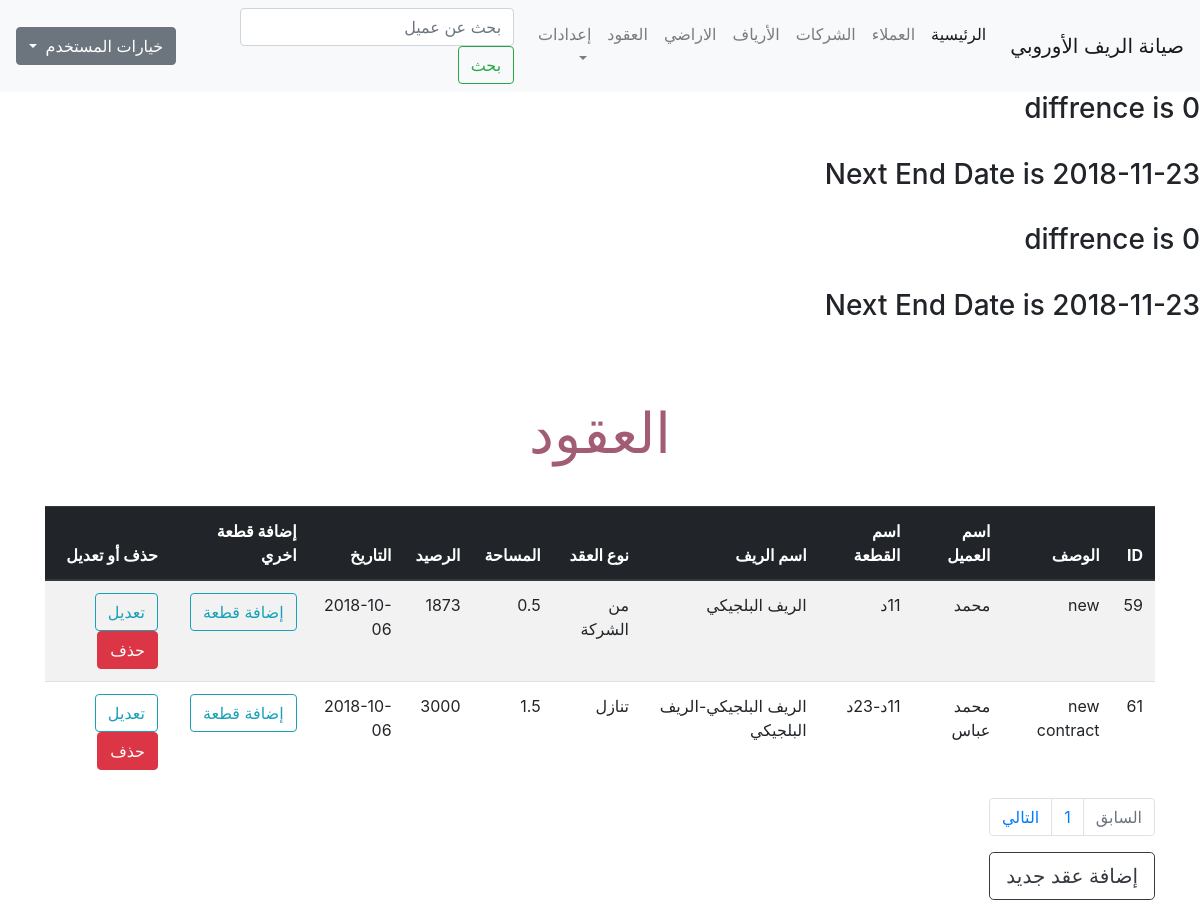
Before: /contracts.php (signed in) with the older database file.
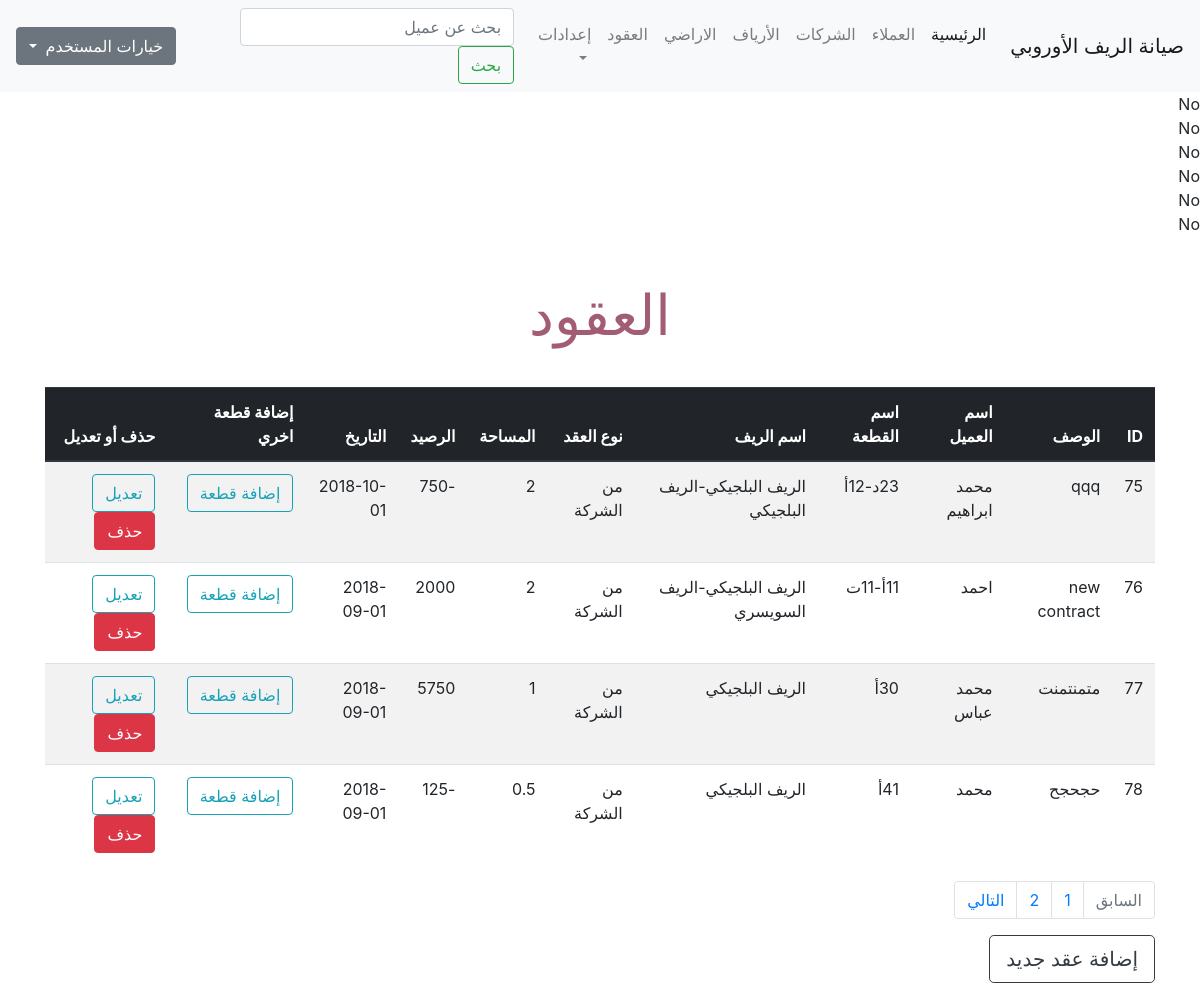
After: the same page with the newer database file.
### tables this page shows
CREATE TABLE `maint` (
  `maint_id` int(11) NOT NULL,
  `contract_id` int(11) NOT NULL,
  `balance` int(255) NOT NULL,
  `start_date` date NOT NULL,
  `end_date` date NOT NULL,
  `billed_to_date` date NOT NULL,
  `maint_fee` int(11) NOT NULL DEFAULT '750'
);

CREATE TABLE `contracts` (
  `contract_id` int(11) NOT NULL,
  `description` text NOT NULL,
  `client_id` int(11) NOT NULL,
  `contract_kind` int(11) NOT NULL DEFAULT '0',
  `total_space` double DEFAULT NULL,
  `contract_date` date NOT NULL
);

CREATE TABLE `clients` (
  `client_id` int(11) NOT NULL,
  `client_name` varchar(200) NOT NULL,
  `phone` varchar(20) NOT NULL,
  `email` varchar(200) NOT NULL,
  `address` varchar(255) NOT NULL
);

### contracts.php (the view, shortened to what this page needs)
<?php
if (isset($_SESSION['username'])) {
    include 'init.php';
    echo '<div class="container">';
    if (isset($_GET['action'])) {
        $action = $_GET['action'];
    } else {
        $action = "Manage";
    }
        if ($action == 'Manage') {
        $limit = 4;
        $stmt = $db->prepare("SELECT * FROM contracts");
        $stmt->execute();
        $total_result = $stmt->rowCount();
        $total_pages = ceil($total_result/$limit);
        if(!isset($_GET['page'])) {
            $page = 1;
        } else {
            $page = $_GET['page'];
        }
        $starting_limit = ($page-1)*$limit;
        $show = "SELECT * FROM contracts  ORDER BY contract_id ASC LIMIT $starting_limit, $limit";
        $rows = $db->prepare($show);
        $rows->execute();
        echo '<h1 class="page-title text-center"> العقود </h1>';
        ?>
        <table class="table table-striped table-hover ">
            <thead class="thead-dark">
                <tr>
                    <th>
                        ID
                    </th>
                    <th>
                        الوصف
                    </th>
                    <th>
                        اسم العميل
                    </th>
                    <th>
                        اسم القطعة
                    </th>
                    <th>
                        اسم الريف
                    </th>
                    <th>
                        نوع العقد
                    </th>
                    <th>
                        المساحة
                    </th>
                    <th>
                        الرصيد
                    </th>
                    <th>
                        التاريخ
                    </th>
                    <th>
                        إضافة قطعة اخري
                    </th>
                    <th>
                        حذف أو تعديل
                    </th>
                </tr>
            </thead>
            <tbody>
                <?php
                    foreach($rows as $row) {
                        $stmt = $db->prepare('SELECT * FROM clients WHERE client_id = ? LIMIT 1');
                        $stmt->execute(array($row['client_id']));
                        $client = $stmt->fetch();
                        $contract_kind ='';
                        if ($row['contract_kind'] == '0') {
                            $contract_kind  = 'من الشركة';
                        } elseif ($row['contract_kind'] == '1') {
                            $contract_kind  = 'تنازل';
                        }
                        $conUnits = [];
                        $reefs = [];
                        $stmtUnits = $db->prepare('SELECT unit_id FROM contract_units WHERE contract_id = ?');
                        $stmtUnits->execute(array($row['contract_id']));
                        $units = $stmtUnits->fetchAll();
                            foreach($units as $unit) {
                                $stmt = $db->prepare('SELECT unit_name, reef_id FROM units WHERE unit_id = ?');
                                $stmt->execute(array($unit['unit_id']));
                                $unit_name = $stmt->fetch();
                                $stmtR = $db->prepare('SELECT reef_name FROM reefs WHERE reef_id = ?');
                                $stmtR->execute(array($unit_name['reef_id']));
                                $reef_name = $stmtR->fetch();
                                array_push($conUnits,$unit_name['unit_name']);
                                array_push($reefs,$reef_name['reef_name']);
                            }
                        $unit_names = implode('-', $conUnits);
                        $reef_names = implode('-', $reefs);
                        $stmt = $db->prepare('SELECT unit_space FROM contract_units WHERE contract_id = ?');
                        $stmt->execute(array($row['contract_id']));
                        $unit_spaces = $stmt->fetchAll();
                        $total_space = 0.0;
                        foreach($unit_spaces as $space) {
                            $total_space += $space['unit_space'];
                        }
                        $stmt = $db->prepare('SELECT balance FROM maint WHERE contract_id = ?');
                                          $stmt->execute(array($row['contract_id'] ));
                                          $b = $stmt->fetch();
                        echo '<tr>';
                            echo '<td>' . $row['contract_id'] .  '</td><td>'
                             . $row['description'] . '</td><td>'
                             . $client['client_name'] .
                            '</td><td>' . $unit_names .
                            '</td><td>' . $reef_names .
                            '</td><td>' . $contract_kind  .
                            '</td><td>' . $total_space .
                            '</td><td>' .
                                          $b['balance'] .
                            '</td><td>' . $row['contract_date'] .
                            '</td><td><a href="?action=addUnit&id=' . $row['contract_id'] .
                            '" class="btn btn-outline-info">إضافة قطعة</a></td><td><a href="?action=Edit&id=' . $row['contract_id'] .
                            '" class="btn btn-outline-info">تعديل</a><a href="?action=Delete&id=' .
                            $row['contract_id'] . '" class="btn btn-danger confirm"> حذف</a></td>';
                        echo '</tr>';
                    }
                ?>
            </tbody>
        </table>
        <nav aria-label="Page navigation example">
            <ul class="pagination">
            <?php $past_page = $_GET['page'] - 1;
                if ($past_page < 1) {
                    $past_page = 1;
                    $past_page_status = 'disabled';
                }
            ?>
                <li class="page-item <?php echo $past_page_status; ?>">
                    <a href='<?php echo "?page=$past_page"; ?>' class="page-link">السابق
                    </a>
                </li>
                <?php
                for ($page=1; $page <= $total_pages ; $page++):?>
                <li class="page-item">
                    <a href='<?php echo "?page=$page"; ?>' class="page-link <?php if ($_GET['page'] == $page) { echo 'current';} ?>"><?php  echo $page; ?>
                    </a>
                </li>
            <?php endfor; ?>
            <?php $next_page = $_GET['page'] + 1;
            ?>
                <li class="page-item  <?php echo $next_page_status; ?>">
                    <a href='<?php echo "?page=$next_page"; ?>' class="page-link">التالي
                    </a>
                </li>
            </ul>
        </nav>
        <a href="?action=Add" class="btn btn-outline-dark btn-lg">إضافة عقد جديد</a>
        <?php
        }
        echo '</div>';
    include $tbl . 'footer.php';
} else {
    header('Location: index.php');
    exit();
}

### includes/header.php (shortened to what this page needs)
<!doctype html>
<html lang="en">
  <head>
    <link rel="stylesheet" href="layout/css/bootstrap.css">
    <link rel="stylesheet" href="layout/css/main.css">
  </head>
  <body>

### init.php (shortened to what this page needs)
<?php
include 'db.php';
$tbl = "includes/";
include $tbl . 'header.php';
if (!isset($noNavbar)) {
    include $tbl . 'nav.php';
}
$stmtC = $db->prepare('SELECT contracts.contract_id , contracts.total_space, maint.balance, maint.start_date, maint.end_date, maint.maint_fee
 FROM contracts
INNER JOIN maint on contracts.contract_id = maint.contract_id');
$stmtC->execute();
$rows = $stmtC->fetchAll();
$curDate = date('Y-m-d');
foreach ($rows as $row) {
    $expDate = $row['start_date'];
    if ($expDate < $curDate) {
         $d = (int)abs((strtotime($curDate) - strtotime($expDate))/(60*60*24*30));;
        echo '<h3> diffrence is ' . $d . '</h3><br>';
        $start_date_ = $curDate;
        $end_date_ = date("Y-m-d", strtotime(date("Y-m-d", strtotime($start_date_)). "next month"));
        echo '<h3> Next End Date is ' . $end_date_ . '</h3><br>';
    } else {
        echo 'No' . '<br>';
    }
}

### includes/nav.php (shortened to what this page needs)
<nav class="navbar navbar-expand-lg navbar-light bg-light">
    <a class="navbar-brand" href="#">صيانة الريف الأوروبي</a>
    <div class="collapse navbar-collapse" id="navbarSupportedContent">
        <ul class="navbar-nav mr-auto">
            <li class="nav-item active">
                <a class="nav-link" href="dashboard.php">الرئيسية <span class="sr-only">(current)</span></a>
            </li>
            <li class="nav-item">
                <a class="nav-link" href="clients.php?page=1">العملاء</a>
            </li>
            <li class="nav-item">
                <a class="nav-link" href="company.php?page=1">الشركات</a>
            </li>
            <li class="nav-item">
                <a class="nav-link" href="reefs.php?page=1">الأرياف</a>
            </li>
            <li class="nav-item">
                <a class="nav-link" href="units.php?page=1">الاراضي</a>
            </li>
            <li class="nav-item">
                <a class="nav-link" href="contracts.php?page=1">العقود</a>
            </li>
            <li class="nav-item dropdown">
                <a class="nav-link dropdown-toggle" href="#" id="navbarDropdown" role="button" data-toggle="dropdown" aria-haspopup="true" aria-expanded="false">
                إعدادات
                </a>
            </li>
        </ul>
        <form class="form-inline my-2 my-lg-0" action="dashboard.php" method="GET">
            <input class="form-control mr-sm-2 client_search" type="text" name="client" placeholder="بحث عن عميل" aria-label="Search">
            <button class="btn btn-outline-success mr-auto my-2 my-sm-0" type="submit">بحث</button>
        </form>
        <div class="dropdown">
            <button class="btn btn-secondary dropdown-toggle" type="button" id="dropdownMenuButton" data-toggle="dropdown" aria-haspopup="true" aria-expanded="false">
                خيارات المستخدم
            </button>
        </div>
    </div>
    </nav>

### includes/footer.php (shortened to what this page needs)
  </body>
</html>

### layout/css/main.css (style rules this page uses)
.page-title { font-size: 56px; color: #a25d74; padding: 30px 0; }
.client_search { width:400px; }

Changed rows visible on the page:
removed maint: start_date "0", end_date_ "2018-11-23"
removed maint: start_date "0", end_date_ "2018-11-23"
removed contracts: contract_id "59", description "new", client.client_name "محمد", unit_names "11د", reef_names "الريف البلجيكي", contract_kind "من الشركة", total_space "0.5", maint.balance "1873", contract_date "2018-10-06"
removed contracts: contract_id "61", description "new contract", client.client_name "محمد عباس", unit_names "11د-23د", reef_names "الريف البلجيكي-الريف البلجيكي", contract_kind "تنازل", total_space "1.5", maint.balance "3000", contract_date "2018-10-06"
added maint: start_date "No"
added maint: start_date "No"
added maint: start_date "No"
added maint: start_date "No"
added maint: start_date "No"
added maint: start_date "No"
added contracts: contract_id "75", description "qqq", client.client_name "محمد ابراهيم", unit_names "23د-12أ", reef_names "الريف البلجيكي-الريف البلجيكي", contract_kind "من الشركة", total_space "2", maint.balance "-750", contract_date "2018-10-01"
added contracts: contract_id "76", description "new contract", client.client_name "احمد", unit_names "11أ-11ت", reef_names "الريف البلجيكي-الريف السويسري", contract_kind "من الشركة", total_space "2", maint.balance "2000", contract_date "2018-09-01"
added contracts: contract_id "77", description "متمنتمنت", client.client_name "محمد عباس", unit_names "30أ", reef_names "الريف البلجيكي", contract_kind "من الشركة", total_space "1", maint.balance "5750", contract_date "2018-09-01"
added contracts: contract_id "78", description "حجحجح", client.client_name "محمد", unit_names "41أ", reef_names "الريف البلجيكي", contract_kind "من الشركة", total_space "0.5", maint.balance "-125", contract_date "2018-09-01"
Other visible differences:
new list line: "2"
